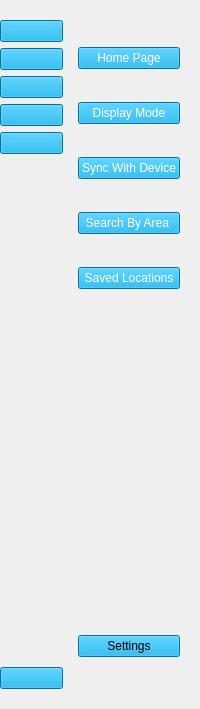
            <widget class="QWidget" name="sideBarWidget" native="true">
             <layout class="QHBoxLayout" name="horizontalLayout_6">
              <property name="leftMargin">
               <number>0</number>
              </property>
              <item>
               <widget class="QWidget" name="iconOnlyWidget" native="true">
                <layout class="QVBoxLayout" name="verticalLayout">
                 <property name="leftMargin">
                  <number>0</number>
                 </property>
                 <item>
                  <widget class="QPushButton" name="homePageIconBtn">
                   <property name="cursor">
                    <cursorShape>PointingHandCursor</cursorShape>
                   </property>
                   <property name="styleSheet">
                    <string notr="true">background-color: rgb(0, 160, 220);</string>
                   </property>
                   <property name="text">
                    <string/>
                   </property>
                   <property name="icon">
                    <iconset>
                     <normaloff>icons/BasicIcons/homePage_logo.png</normaloff>icons/BasicIcons/homePage_logo.png</iconset>
                   </property>
                   <property name="iconSize">
                    <size>
                     <width>20</width>
                     <height>20</height>
                    </size>
                   </property>
                   <property name="checkable">
                    <bool>true</bool>
                   </property>
                   <property name="autoExclusive">
                    <bool>true</bool>
                   </property>
                  </widget>
                 </item>
                 <item>
                  <widget class="QPushButton" name="displayModeIconBtn">
                   <property name="cursor">
                    <cursorShape>PointingHandCursor</cursorShape>
                   </property>
                   <property name="styleSheet">
                    <string notr="true">background-color: rgb(0, 160, 220);</string>
                   </property>
                   <property name="text">
                    <string/>
                   </property>
                   <property name="icon">
                    <iconset>
                     <normaloff>icons/BasicIcons/displayMode_logo.png</normaloff>icons/BasicIcons/displayMode_logo.png</iconset>
                   </property>
                   <property name="iconSize">
                    <size>
                     <width>20</width>
                     <height>20</height>
                    </size>
                   </property>
                   <property name="checkable">
                    <bool>true</bool>
                   </property>
                   <property name="autoExclusive">
                    <bool>true</bool>
                   </property>
                  </widget>
                 </item>
                 <item>
                  <widget class="QPushButton" name="syncWithDeviceIconBtn">
                   <property name="cursor">
                    <cursorShape>PointingHandCursor</cursorShape>
                   </property>
                   <property name="styleSheet">
                    <string notr="true">font: 700 9pt &quot;Segoe UI&quot;;
background-color: rgb(0, 160, 220);
border-color: rgb(0, 0, 0);</string>
                   </property>
                   <property name="text">
                    <string/>
                   </property>
                   <property name="icon">
                    <iconset>
                     <normaloff>icons/BasicIcons/syncWithDevice_logo.png</normaloff>icons/BasicIcons/syncWithDevice_logo.png</iconset>
                   </property>
                   <property name="iconSize">
                    <size>
                     <width>20</width>
                     <height>20</height>
                    </size>
                   </property>
                   <property name="checkable">
                    <bool>true</bool>
                   </property>
                   <property name="autoExclusive">
                    <bool>true</bool>
                   </property>
                  </widget>
                 </item>
                 <item>
                  <widget class="QPushButton" name="searchByAreaIconBtn">
                   <property name="cursor">
                    <cursorShape>PointingHandCursor</cursorShape>
                   </property>
                   <property name="styleSheet">
                    <string notr="true">font: 700 9pt &quot;Segoe UI&quot;;
background-color: rgb(0, 160, 220);
border-color: rgb(0, 0, 0);</string>
                   </property>
                   <property name="text">
                    <string/>
                   </property>
                   <property name="icon">
                    <iconset>
                     <normaloff>icons/BasicIcons/searchByArea_logo.png</normaloff>icons/BasicIcons/searchByArea_logo.png</iconset>
                   </property>
                   <property name="iconSize">
                    <size>
                     <width>20</width>
                     <height>20</height>
                    </size>
                   </property>
                   <property name="checkable">
                    <bool>true</bool>
                   </property>
                   <property name="autoExclusive">
                    <bool>true</bool>
                   </property>
                  </widget>
                 </item>
                 <item>
                  <widget class="QPushButton" name="savedLocationsIconBtn">
                   <property name="cursor">
                    <cursorShape>PointingHandCursor</cursorShape>
                   </property>
                   <property name="styleSheet">
                    <string notr="true">font: 700 9pt &quot;Segoe UI&quot;;
background-color: rgb(0, 160, 220);
border-color: rgb(0, 0, 0);</string>
                   </property>
                   <property name="text">
                    <string/>
                   </property>
                   <property name="icon">
                    <iconset>
                     <normaloff>icons/BasicIcons/location_logo.png</normaloff>icons/BasicIcons/location_logo.png</iconset>
                   </property>
                   <property name="iconSize">
                    <size>
                     <width>20</width>
                     <height>20</height>
                    </size>
                   </property>
                   <property name="checkable">
                    <bool>true</bool>
                   </property>
                   <property name="autoExclusive">
                    <bool>true</bool>
                   </property>
                  </widget>
                 </item>
                 <item>
                  <spacer name="verticalSpacer">
                   <property name="orientation">
                    <enum>Qt::Vertical</enum>
                   </property>
                   <property name="sizeType">
                    <enum>QSizePolicy::Preferred</enum>
                   </property>
                   <property name="sizeHint" stdset="0">
                    <size>
                     <width>20</width>
                     <height>507</height>
                    </size>
                   </property>
                  </spacer>
                 </item>
                 <item>
                  <widget class="QPushButton" name="settingsIconBtn">
                   <property name="cursor">
                    <cursorShape>PointingHandCursor</cursorShape>
                   </property>
                   <property name="styleSheet">
                    <string notr="true">font: 700 9pt &quot;Segoe UI&quot;;
background-color: rgb(0, 160, 220);
border-color: rgb(0, 0, 0);</string>
                   </property>
                   <property name="text">
                    <string/>
                   </property>
                   <property name="icon">
                    <iconset>
                     <normaloff>icons/BasicIcons/settings_logo.png</normaloff>icons/BasicIcons/settings_logo.png</iconset>
                   </property>
                   <property name="iconSize">
                    <size>
                     <width>20</width>
                     <height>20</height>
                    </size>
                   </property>
                  </widget>
                 </item>
                </layout>
               </widget>
              </item>
              <item>
               <widget class="QWidget" name="sidebarBtnWidget" native="true">
                <layout class="QVBoxLayout" name="verticalLayout_2">
                 <property name="leftMargin">
                  <number>0</number>
                 </property>
                 <item>
                  <widget class="QPushButton" name="homePageBtn">
                   <property name="cursor">
                    <cursorShape>PointingHandCursor</cursorShape>
                   </property>
                   <property name="styleSheet">
                    <string notr="true">background-color: rgb(0, 160, 220);
font: 700 9pt &quot;Segoe UI&quot;;
border-top-color: rgb(0, 0, 0);
border-color: rgb(0, 0, 0);
color: rgb(255, 255, 255);</string>
                   </property>
                   <property name="text">
                    <string>Home Page</string>
                   </property>
                   <property name="icon">
                    <iconset>
                     <normaloff>icons/BasicIcons/homePage_logo.png</normaloff>icons/BasicIcons/homePage_logo.png</iconset>
                   </property>
                   <property name="checkable">
                    <bool>true</bool>
                   </property>
                   <property name="autoExclusive">
                    <bool>true</bool>
                   </property>
                  </widget>
                 </item>
                 <item>
                  <widget class="QPushButton" name="displayModeBtn">
                   <property name="cursor">
                    <cursorShape>PointingHandCursor</cursorShape>
                   </property>
                   <property name="styleSheet">
                    <string notr="true">background-color: rgb(0, 160, 220);
font: 700 9pt &quot;Segoe UI&quot;;
border-color: rgb(0, 0, 0);
color: rgb(255, 255, 255);</string>
                   </property>
                   <property name="text">
                    <string>Display Mode</string>
                   </property>
                   <property name="icon">
                    <iconset>
                     <normaloff>icons/BasicIcons/displayMode_logo.png</normaloff>icons/BasicIcons/displayMode_logo.png</iconset>
                   </property>
                   <property name="checkable">
                    <bool>true</bool>
                   </property>
                   <property name="autoExclusive">
                    <bool>true</bool>
                   </property>
                  </widget>
                 </item>
                 <item>
                  <widget class="QPushButton" name="syncWithDeviceBtn">
                   <property name="cursor">
                    <cursorShape>PointingHandCursor</cursorShape>
                   </property>
                   <property name="styleSheet">
                    <string notr="true">color: rgb(255, 255, 255);
font: 700 9pt &quot;Segoe UI&quot;;
background-color: rgb(0, 160, 220);
border-color: rgb(0, 0, 0);</string>
                   </property>
                   <property name="text">
                    <string>Sync With Device</string>
                   </property>
                   <property name="icon">
                    <iconset>
                     <normaloff>icons/BasicIcons/syncWithDevice_logo.png</normaloff>icons/BasicIcons/syncWithDevice_logo.png</iconset>
                   </property>
                   <property name="checkable">
                    <bool>true</bool>
                   </property>
                   <property name="autoExclusive">
                    <bool>true</bool>
                   </property>
                  </widget>
                 </item>
                 <item>
                  <widget class="QPushButton" name="searchByAreaBtn">
                   <property name="cursor">
                    <cursorShape>PointingHandCursor</cursorShape>
                   </property>
                   <property name="styleSheet">
                    <string notr="true">background-color: rgb(0, 160, 220);
font: 700 9pt &quot;Segoe UI&quot;;
color: rgb(255, 255, 255);
border-color: rgb(0, 0, 0);</string>
                   </property>
                   <property name="text">
                    <string>Search By Area </string>
                   </property>
                   <property name="icon">
                    <iconset>
                     <normaloff>icons/BasicIcons/searchByArea_logo.png</normaloff>icons/BasicIcons/searchByArea_logo.png</iconset>
                   </property>
                   <property name="checkable">
                    <bool>true</bool>
                   </property>
                   <property name="autoExclusive">
                    <bool>true</bool>
                   </property>
                  </widget>
                 </item>
                 <item>
                  <widget class="QPushButton" name="savedLocationsBtn">
                   <property name="cursor">
                    <cursorShape>PointingHandCursor</cursorShape>
                   </property>
                   <property name="styleSheet">
                    <string notr="true">color: rgb(255, 255, 255);
font: 700 9pt &quot;Segoe UI&quot;;
background-color: rgb(0, 160, 220);
border-color: rgb(0, 0, 0);</string>
                   </property>
                   <property name="text">
                    <string>Saved Locations</string>
                   </property>
                   <property name="icon">
                    <iconset>
                     <normaloff>icons/BasicIcons/location_logo.png</normaloff>icons/BasicIcons/location_logo.png</iconset>
                   </property>
                   <property name="checkable">
                    <bool>true</bool>
                   </property>
                   <property name="autoExclusive">
                    <bool>true</bool>
                   </property>
                  </widget>
                 </item>
                 <item>
                  <spacer name="verticalSpacer_2">
                   <property name="orientation">
                    <enum>Qt::Vertical</enum>
                   </property>
                   <property name="sizeType">
                    <enum>QSizePolicy::Preferred</enum>
                   </property>
                   <property name="sizeHint" stdset="0">
                    <size>
                     <width>17</width>
                     <height>313</height>
                    </size>
                   </property>
                  </spacer>
                 </item>
                 <item>
                  <widget class="QPushButton" name="settingsBtn">
                   <property name="cursor">
                    <cursorShape>PointingHandCursor</cursorShape>
                   </property>
                   <property name="styleSheet">
                    <string notr="true">font: 700 9pt &quot;Segoe UI&quot;;
background-color: rgb(0, 160, 220);
border-color: rgb(0, 0, 0);</string>
                   </property>
                   <property name="text">
                    <string>Settings</string>
                   </property>
                   <property name="checkable">
                    <bool>true</bool>
                   </property>
                   <property name="autoExclusive">
                    <bool>true</bool>
                   </property>
                  </widget>
                 </item>
                </layout>
               </widget>
              </item>
             </layout>
            </widget>
